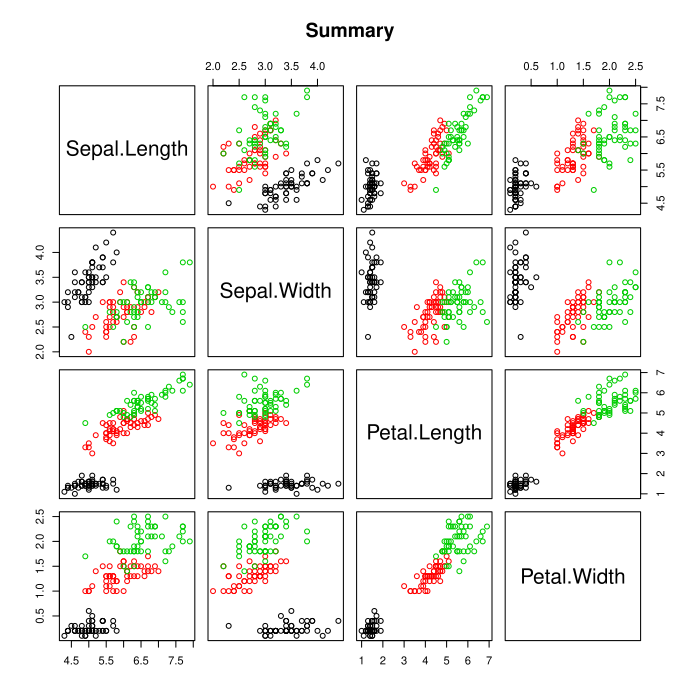

Recreate this plot in R.
# Exploration of the IRIS Data Set

data(iris)

summary(iris)

# Draw a matrix of all variables
pdf(file="../../WORK/Blatt2/1-1-summary.pdf")
plt1 = plot(iris[,1:4], col=iris$Species, main="Summary")
dev.off()

# Density estimation of Petal.Length
pdf(file="../../WORK/Blatt2/1-2-density.pdf")
d = density(iris$Petal.Length, bw="SJ", kernel="gaussian")
plot(d, main="Density estimation of Petal Length")
dev.off()

# Histogram of petal length
pdf(file="../../WORK/Blatt2/1-3-histogram.pdf")
hist(iris$Petal.Length, nclass=25, main="Petal length")
dev.off()

# correlation
cor(iris[,1:4])

#sources:
#https://rstudio-pubs-static.s3.amazonaws.com/204918_d5ccf842cbc540e78b3d6d3287e6ad38.html
